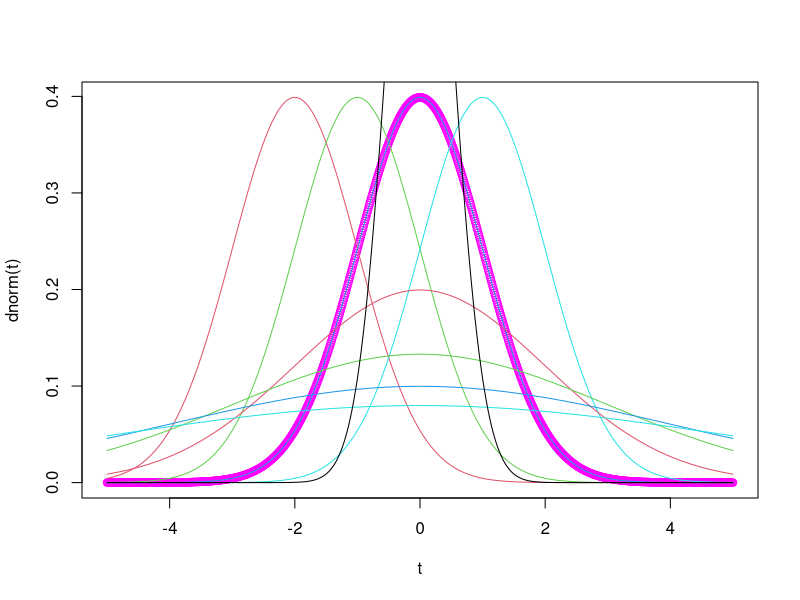

The R source for this figure: (Note: this script raises an error after producing the figure.)
#reaprtita normala
#gerare de valori dintr-o normala stadard
rnorm(10)
t <- seq(-5, 5, 0.01)
plot(t, dnorm(t), col="magenta")
 
for (i in 2:5) {
  lines(t, dnorm(t, i-4), col = i)
}
 
for (i in 2:5) {
  lines(t, dnorm(t, 0, i), col = i, ylim = c(0, 1), xlim = c(-6, 6))
}
 
lines(t, dnorm(t, 0, 0.5), col = "black")

#-----------------TEMA--------------------------

?round
?plot
?runif
#Tema Ex1
# pot face inversele in mod numeric ca mai jos deoarece 
# imaginea functie este egala cu preimaginea, fiind o bijectie pe [0, 1]
f1 <- function(p) {
  (p^5 + p^3 + p) / 3
}

x <- seq(0, 1, 0.001)
y <- f1(x)
z <- seq(0, 1, 0.001) * 0

for(i in 1 : 1001) {
  if(round(y[i]*1000) == 0){
    z[i] = x[i]
  } else {
    z[round(y[i]*1000)] = x[i]
  }
}

prev = z(1);
for(i in 1: 1001){
  if (z[i] == 0) {
    z[i] <- prev
  }
  prev <- z[i]
}

plot(x,  z)

u <- runif(100)
x <- z[round(u, 3)*1000]
hist(x, freq = FALSE)

#Tema Ex2

f2 <- function(p) {
  (1 - exp(1)^(-2*x) + 2*x) / 3
}

x <- seq(0, 1, 0.001)
y <- f2(x)
z <- seq(0, 1, 0.001) * 0

for(i in 1 : 1001) {
  if(round(y[i]*1000) == 0){
    z[i] = x[i]
  } else {
    z[round(y[i]*1000)] = x[i]
  }
}

prev = z(1);
for(i in 1: 1001){
  if (z[i] == 0) {
    z[i] <- prev
  }
  prev <- z[i]
}

plot(x,  z)

u <- runif(100)
x <- 1:100 * 0
for(i in 1:100) {
  if(u[i] < 1) {
    x <- z[round(u, 3)*1000]
  } else {
    u[i] <- -log(3 - 3*u) / 2
  }
}
hist(x, freq = FALSE)